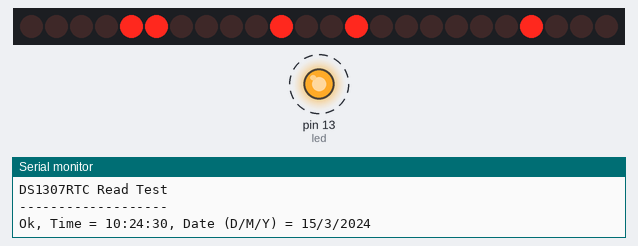
The sketch below on a simulated Arduino Uno, built with avr-gcc and run on an emulated ATmega328P. Shown: 24 shift-register outputs drawn as a row of LEDs (first output left, lit = HIGH), output pins drawn as LEDs (lit = HIGH), the last lines printed to the serial monitor. Wiring (inferred from the names in the program): 3 × shift register (74HC595): data pin 11; shift clock pin 12; latch pin 8. Wiring (inferred from the signals the program sends): row of LEDs: on Q0, Q1, Q2, Q3, Q4, Q5, Q6, Q7, Q8, Q9, Q10, Q11, Q12, Q13, Q14, Q15, Q16, Q17, Q18, Q19, Q20, Q21, Q22, Q23. Dashed ring = blinking. The local clock reads 2024-03-15 10:24:30 at power-on unless the sketch sets it; pins used as bus, display or sensor lines are not drawn.

Above: at 0.7 s.
At 1.7 s:
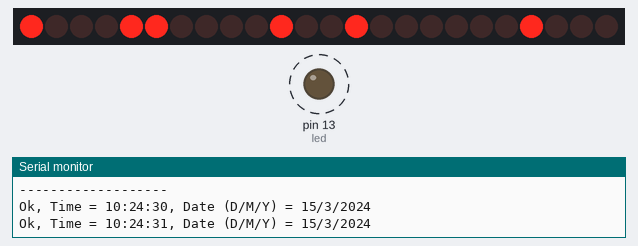
At 2.7 s:
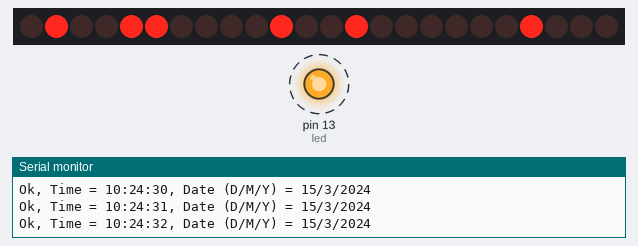
At 3.7 s:
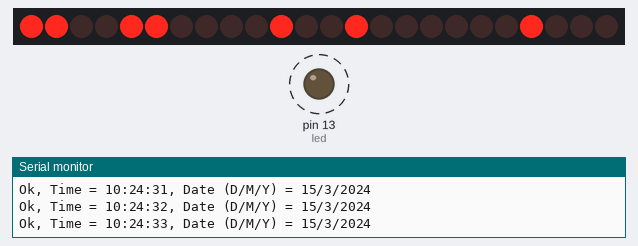
Timing chart, 0 to 4.8 s (numbered marks = the images above):
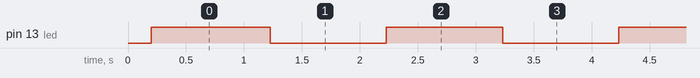

Measured:
- by itself, pin 13 (led): alternates HIGH for 1.0 s and LOW for 1.0 s

The sketch:

nixie_clock.ino
```cpp
#include <Wire.h>
#include <Time.h>
#include <DS1307RTC.h>

int led = 13;
//Pin connected to ST_CP of 74HC595
int latchPin = 8;
//Pin connected to SH_CP of 74HC595
int clockPin = 12;
////Pin connected to DS of 74HC595
int dataPin = 11;

void setup() {
  Serial.begin(9600);
  while (!Serial) ; // wait for serial
  delay(200);
  Serial.println("DS1307RTC Read Test");
  Serial.println("-------------------");
  pinMode (led, OUTPUT);
  // Shift Register Pins.
  pinMode(latchPin, OUTPUT);
  pinMode(clockPin, OUTPUT);
  pinMode(dataPin, OUTPUT);
}

void loop() {
  digitalWrite(led, !digitalRead(led));
  tmElements_t tm;

  if (RTC.read(tm)) {
    printTime(&tm);
    updateDisplay(&tm);
  } else {
    if (RTC.chipPresent()) {
      Serial.println("The DS1307 is stopped.  Please run the SetTime");
      Serial.println("example to initialize the time and begin running.");
      Serial.println();
    } else {
      Serial.println("DS1307 read error!  Please check the circuitry.");
      Serial.println();
    }
    delay(9000);
  }
  delay(1000);
}

void print2digits(int number) {
  if (number >= 0 && number < 10) {
    Serial.write('0');
  }
  Serial.print(number);
}


// Prints the current time to the serial port.
void printTime(tmElements_t* tm) {
 Serial.print("Ok, Time = ");
    print2digits(tm->Hour);
    Serial.write(':');
    print2digits(tm->Minute);
    Serial.write(':');
    print2digits(tm->Second);
    Serial.print(", Date (D/M/Y) = ");
    Serial.print(tm->Day);
    Serial.write('/');
    Serial.print(tm->Month);
    Serial.write('/');
    Serial.print(tmYearToCalendar(tm->Year));
    Serial.println();
}

void updateDisplay (tmElements_t* tm) {
  // currentTime{hour, hour, min, min, sec, sec}
  int currentTime [] = {0,0,0,0,0,0};
  int binaryTime[3];
  currentTime [0] = tm->Hour / 10;
  currentTime [1] = tm->Hour % 10;

  currentTime [2] = tm->Minute / 10;
  currentTime [3] = tm->Minute % 10;

  currentTime [4] = tm->Second / 10;
  currentTime [5] = tm->Second % 10;

  convertToBinaryTime (currentTime, binaryTime);

   // Shift register test
  // take the latchPin low so
  // the LEDs don't change while you're sending in bits:
  digitalWrite (latchPin, LOW);
  // shift out the bits:

  for (int i = 0; i < 3; ++i)
  {
    shiftOut (dataPin, clockPin, MSBFIRST, binaryTime[i]);
  }
  //take the latch pin high so the LEDs will light up:
  digitalWrite (latchPin, HIGH);
}

// Converts the current time to an arry of 3 integers, that will be decoded
//into a 6 digit time by the Binary to Decimal decoders.
void convertToBinaryTime (int currentTime[], int *binaryTime) {
   int hourFirstDigit = (currentTime [0] << 4);
   int hourSecondDigit = currentTime [1];
   binaryTime [0] = (hourFirstDigit | hourSecondDigit);

   int minuteFirstDigit = (currentTime [2] << 4);
   int minuteSecondDigit = currentTime [3];
   binaryTime [1] = (minuteFirstDigit | minuteSecondDigit);

   int secsFirstDigit = (currentTime [4] << 4);
   int secsSecondDigit = currentTime [5];
   binaryTime [2] = (secsFirstDigit | secsSecondDigit);
}
```
